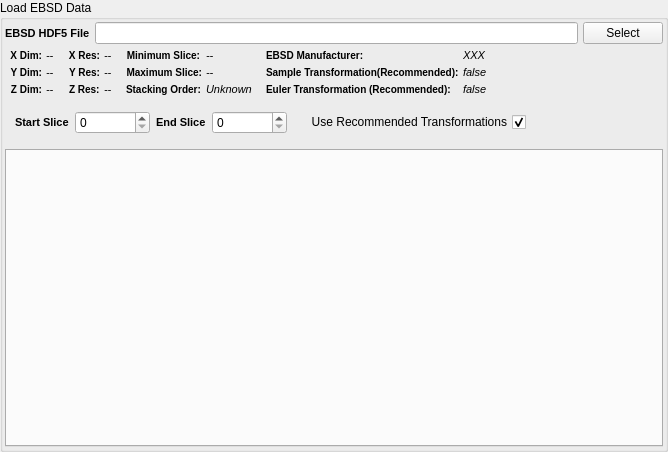
<?xml version="1.0" encoding="UTF-8"?>
<ui version="4.0">
 <class>QReadH5EbsdWidget</class>
 <widget class="QFilterWidget" name="QReadH5EbsdWidget">
  <property name="geometry">
   <rect>
    <x>0</x>
    <y>0</y>
    <width>668</width>
    <height>452</height>
   </rect>
  </property>
  <property name="windowTitle">
   <string>GroupBox</string>
  </property>
  <property name="title">
   <string>Load EBSD Data</string>
  </property>
  <property name="flat">
   <bool>false</bool>
  </property>
  <layout class="QVBoxLayout" name="verticalLayout">
   <property name="spacing">
    <number>5</number>
   </property>
   <property name="margin">
    <number>2</number>
   </property>
   <item>
    <layout class="QHBoxLayout" name="horizontalLayout">
     <property name="topMargin">
      <number>0</number>
     </property>
     <item>
      <widget class="QLabel" name="label">
       <property name="styleSheet">
        <string notr="true">QLabel {
font-weight: bold;
font-size: 11px;
}</string>
       </property>
       <property name="text">
        <string>EBSD HDF5 File</string>
       </property>
      </widget>
     </item>
     <item>
      <widget class="QFSDropLineEdit" name="m_InputFile">
       <property name="sizePolicy">
        <sizepolicy hsizetype="Expanding" vsizetype="Fixed">
         <horstretch>0</horstretch>
         <verstretch>0</verstretch>
        </sizepolicy>
       </property>
      </widget>
     </item>
     <item>
      <widget class="QPushButton" name="m_InputFileBtn">
       <property name="sizePolicy">
        <sizepolicy hsizetype="Maximum" vsizetype="Fixed">
         <horstretch>0</horstretch>
         <verstretch>0</verstretch>
        </sizepolicy>
       </property>
       <property name="text">
        <string>Select</string>
       </property>
      </widget>
     </item>
    </layout>
   </item>
   <item>
    <layout class="QGridLayout" name="gridLayout_2">
     <property name="rightMargin">
      <number>0</number>
     </property>
     <property name="spacing">
      <number>4</number>
     </property>
     <item row="1" column="0">
      <layout class="QFormLayout" name="formLayout_3">
       <property name="FieldGrowthPolicy">
        <enum>QFormLayout::AllNonFixedFieldsGrow</enum>
       </property>
       <property name="leftMargin">
        <number>5</number>
       </property>
       <property name="rightMargin">
        <number>5</number>
       </property>
       <item row="0" column="0">
        <widget class="QLabel" name="label_13">
         <property name="font">
          <font>
           <pointsize>-1</pointsize>
           <weight>75</weight>
           <bold>true</bold>
          </font>
         </property>
         <property name="styleSheet">
          <string notr="true">QLabel {
font-weight: bold;
font-size: 10px;
}</string>
         </property>
         <property name="text">
          <string>X Dim:</string>
         </property>
         <property name="alignment">
          <set>Qt::AlignRight|Qt::AlignTrailing|Qt::AlignVCenter</set>
         </property>
        </widget>
       </item>
       <item row="0" column="1">
        <widget class="QLabel" name="m_XDim">
         <property name="font">
          <font>
           <pointsize>-1</pointsize>
           <italic>true</italic>
          </font>
         </property>
         <property name="styleSheet">
          <string notr="true">QLabel {
  font-size: 11px;
  font-style: italic;
}</string>
         </property>
         <property name="text">
          <string>--</string>
         </property>
         <property name="scaledContents">
          <bool>true</bool>
         </property>
        </widget>
       </item>
       <item row="1" column="0">
        <widget class="QLabel" name="label_14">
         <property name="font">
          <font>
           <pointsize>-1</pointsize>
           <weight>75</weight>
           <bold>true</bold>
          </font>
         </property>
         <property name="styleSheet">
          <string notr="true">QLabel {
font-weight: bold;
font-size: 10px;
}</string>
         </property>
         <property name="text">
          <string>Y Dim:</string>
         </property>
         <property name="alignment">
          <set>Qt::AlignRight|Qt::AlignTrailing|Qt::AlignVCenter</set>
         </property>
        </widget>
       </item>
       <item row="1" column="1">
        <widget class="QLabel" name="m_YDim">
         <property name="font">
          <font>
           <pointsize>-1</pointsize>
           <italic>true</italic>
          </font>
         </property>
         <property name="styleSheet">
          <string notr="true">QLabel {
  font-size: 11px;
  font-style: italic;
}</string>
         </property>
         <property name="text">
          <string>--</string>
         </property>
         <property name="scaledContents">
          <bool>true</bool>
         </property>
        </widget>
       </item>
       <item row="2" column="0">
        <widget class="QLabel" name="label_15">
         <property name="font">
          <font>
           <pointsize>-1</pointsize>
           <weight>75</weight>
           <bold>true</bold>
          </font>
         </property>
         <property name="styleSheet">
          <string notr="true">QLabel {
font-weight: bold;
font-size: 10px;
}</string>
         </property>
         <property name="text">
          <string>Z Dim:</string>
         </property>
         <property name="alignment">
          <set>Qt::AlignRight|Qt::AlignTrailing|Qt::AlignVCenter</set>
         </property>
        </widget>
       </item>
       <item row="2" column="1">
        <widget class="QLabel" name="m_ZDim">
         <property name="font">
          <font>
           <pointsize>-1</pointsize>
           <italic>true</italic>
          </font>
         </property>
         <property name="styleSheet">
          <string notr="true">QLabel {
  font-size: 11px;
  font-style: italic;
}</string>
         </property>
         <property name="text">
          <string>--</string>
         </property>
         <property name="scaledContents">
          <bool>true</bool>
         </property>
        </widget>
       </item>
      </layout>
     </item>
     <item row="1" column="1">
      <layout class="QFormLayout" name="formLayout_4">
       <property name="labelAlignment">
        <set>Qt::AlignRight|Qt::AlignTrailing|Qt::AlignVCenter</set>
       </property>
       <property name="leftMargin">
        <number>5</number>
       </property>
       <property name="rightMargin">
        <number>5</number>
       </property>
       <item row="0" column="0">
        <widget class="QLabel" name="label_16">
         <property name="font">
          <font>
           <pointsize>-1</pointsize>
           <weight>75</weight>
           <bold>true</bold>
          </font>
         </property>
         <property name="styleSheet">
          <string notr="true">QLabel {
font-weight: bold;
font-size: 10px;
}</string>
         </property>
         <property name="text">
          <string>X Res:</string>
         </property>
         <property name="alignment">
          <set>Qt::AlignRight|Qt::AlignTrailing|Qt::AlignVCenter</set>
         </property>
        </widget>
       </item>
       <item row="0" column="1">
        <widget class="QLabel" name="m_XRes">
         <property name="font">
          <font>
           <pointsize>-1</pointsize>
           <italic>true</italic>
          </font>
         </property>
         <property name="styleSheet">
          <string notr="true">QLabel {
  font-size: 11px;
  font-style: italic;
}</string>
         </property>
         <property name="text">
          <string>--</string>
         </property>
         <property name="scaledContents">
          <bool>true</bool>
         </property>
        </widget>
       </item>
       <item row="1" column="0">
        <widget class="QLabel" name="label_17">
         <property name="font">
          <font>
           <pointsize>-1</pointsize>
           <weight>75</weight>
           <bold>true</bold>
          </font>
         </property>
         <property name="styleSheet">
          <string notr="true">QLabel {
font-weight: bold;
font-size: 10px;
}</string>
         </property>
         <property name="text">
          <string>Y Res:</string>
         </property>
         <property name="alignment">
          <set>Qt::AlignRight|Qt::AlignTrailing|Qt::AlignVCenter</set>
         </property>
        </widget>
       </item>
       <item row="1" column="1">
        <widget class="QLabel" name="m_YRes">
         <property name="font">
          <font>
           <pointsize>-1</pointsize>
           <italic>true</italic>
          </font>
         </property>
         <property name="styleSheet">
          <string notr="true">QLabel {
  font-size: 11px;
  font-style: italic;
}</string>
         </property>
         <property name="text">
          <string>--</string>
         </property>
         <property name="scaledContents">
          <bool>true</bool>
         </property>
        </widget>
       </item>
       <item row="2" column="0">
        <widget class="QLabel" name="label_200">
         <property name="font">
          <font>
           <pointsize>-1</pointsize>
           <weight>75</weight>
           <bold>true</bold>
          </font>
         </property>
         <property name="styleSheet">
          <string notr="true">QLabel {
font-weight: bold;
font-size: 10px;
}</string>
         </property>
         <property name="text">
          <string>Z Res:</string>
         </property>
        </widget>
       </item>
       <item row="2" column="1">
        <widget class="QLabel" name="m_ZRes">
         <property name="font">
          <font>
           <pointsize>-1</pointsize>
           <italic>true</italic>
          </font>
         </property>
         <property name="styleSheet">
          <string notr="true">QLabel {
  font-size: 11px;
  font-style: italic;
}</string>
         </property>
         <property name="text">
          <string>--</string>
         </property>
         <property name="scaledContents">
          <bool>true</bool>
         </property>
        </widget>
       </item>
      </layout>
     </item>
     <item row="1" column="2">
      <layout class="QFormLayout" name="formLayout">
       <property name="FieldGrowthPolicy">
        <enum>QFormLayout::FieldsStayAtSizeHint</enum>
       </property>
       <property name="labelAlignment">
        <set>Qt::AlignLeading|Qt::AlignLeft|Qt::AlignVCenter</set>
       </property>
       <property name="leftMargin">
        <number>5</number>
       </property>
       <property name="rightMargin">
        <number>5</number>
       </property>
       <item row="0" column="1">
        <widget class="QLabel" name="m_ZMin">
         <property name="font">
          <font>
           <pointsize>-1</pointsize>
           <italic>true</italic>
          </font>
         </property>
         <property name="styleSheet">
          <string notr="true">QLabel {
  font-size: 11px;
  font-style: italic;
}</string>
         </property>
         <property name="text">
          <string>--</string>
         </property>
         <property name="scaledContents">
          <bool>true</bool>
         </property>
        </widget>
       </item>
       <item row="1" column="0">
        <widget class="QLabel" name="label_54">
         <property name="font">
          <font>
           <pointsize>-1</pointsize>
           <weight>75</weight>
           <bold>true</bold>
          </font>
         </property>
         <property name="styleSheet">
          <string notr="true">QLabel {
font-weight: bold;
font-size: 10px;
}</string>
         </property>
         <property name="text">
          <string>Maximum Slice:</string>
         </property>
         <property name="alignment">
          <set>Qt::AlignRight|Qt::AlignTrailing|Qt::AlignVCenter</set>
         </property>
        </widget>
       </item>
       <item row="1" column="1">
        <widget class="QLabel" name="m_ZMax">
         <property name="font">
          <font>
           <pointsize>-1</pointsize>
           <italic>true</italic>
          </font>
         </property>
         <property name="styleSheet">
          <string notr="true">QLabel {
  font-size: 11px;
  font-style: italic;
}</string>
         </property>
         <property name="text">
          <string>--</string>
         </property>
         <property name="scaledContents">
          <bool>true</bool>
         </property>
        </widget>
       </item>
       <item row="0" column="0">
        <widget class="QLabel" name="label_7">
         <property name="font">
          <font>
           <pointsize>-1</pointsize>
           <weight>75</weight>
           <bold>true</bold>
          </font>
         </property>
         <property name="styleSheet">
          <string notr="true">QLabel {
font-weight: bold;
font-size: 10px;
}</string>
         </property>
         <property name="text">
          <string>Minimum Slice:</string>
         </property>
         <property name="alignment">
          <set>Qt::AlignRight|Qt::AlignTrailing|Qt::AlignVCenter</set>
         </property>
        </widget>
       </item>
       <item row="2" column="1">
        <widget class="QLabel" name="m_RefFrameZDir">
         <property name="font">
          <font>
           <pointsize>-1</pointsize>
           <italic>true</italic>
          </font>
         </property>
         <property name="styleSheet">
          <string notr="true">QLabel {
  font-size: 11px;
  font-style: italic;
}</string>
         </property>
         <property name="text">
          <string>Unknown</string>
         </property>
         <property name="scaledContents">
          <bool>true</bool>
         </property>
        </widget>
       </item>
       <item row="2" column="0">
        <widget class="QLabel" name="label_24">
         <property name="font">
          <font>
           <pointsize>-1</pointsize>
           <weight>75</weight>
           <bold>true</bold>
          </font>
         </property>
         <property name="styleSheet">
          <string notr="true">QLabel {
font-weight: bold;
font-size: 10px;
}</string>
         </property>
         <property name="text">
          <string>Stacking Order:</string>
         </property>
         <property name="scaledContents">
          <bool>false</bool>
         </property>
        </widget>
       </item>
      </layout>
     </item>
     <item row="1" column="3">
      <layout class="QFormLayout" name="formLayout_2">
       <property name="FieldGrowthPolicy">
        <enum>QFormLayout::AllNonFixedFieldsGrow</enum>
       </property>
       <property name="labelAlignment">
        <set>Qt::AlignLeading|Qt::AlignLeft|Qt::AlignVCenter</set>
       </property>
       <property name="leftMargin">
        <number>5</number>
       </property>
       <property name="rightMargin">
        <number>5</number>
       </property>
       <item row="0" column="0">
        <widget class="QLabel" name="label_23">
         <property name="font">
          <font>
           <pointsize>-1</pointsize>
           <weight>75</weight>
           <bold>true</bold>
          </font>
         </property>
         <property name="styleSheet">
          <string notr="true">QLabel {
font-weight: bold;
font-size: 10px;
}</string>
         </property>
         <property name="text">
          <string>EBSD Manufacturer:</string>
         </property>
         <property name="alignment">
          <set>Qt::AlignJustify|Qt::AlignVCenter</set>
         </property>
         <property name="wordWrap">
          <bool>false</bool>
         </property>
        </widget>
       </item>
       <item row="0" column="1">
        <widget class="QLabel" name="m_EbsdManufacturer">
         <property name="font">
          <font>
           <pointsize>-1</pointsize>
           <italic>true</italic>
          </font>
         </property>
         <property name="styleSheet">
          <string notr="true">QLabel {
  font-size: 11px;
  font-style: italic;
}</string>
         </property>
         <property name="text">
          <string>XXX</string>
         </property>
         <property name="scaledContents">
          <bool>true</bool>
         </property>
        </widget>
       </item>
       <item row="1" column="0">
        <widget class="QLabel" name="label_3">
         <property name="font">
          <font>
           <pointsize>-1</pointsize>
           <weight>75</weight>
           <bold>true</bold>
          </font>
         </property>
         <property name="styleSheet">
          <string notr="true">QLabel {
font-weight: bold;
font-size: 10px;
}</string>
         </property>
         <property name="text">
          <string>Sample Transformation(Recommended):</string>
         </property>
         <property name="alignment">
          <set>Qt::AlignJustify|Qt::AlignVCenter</set>
         </property>
         <property name="wordWrap">
          <bool>false</bool>
         </property>
        </widget>
       </item>
       <item row="1" column="1">
        <widget class="QLabel" name="m_SampleTransformationLabel">
         <property name="font">
          <font>
           <pointsize>-1</pointsize>
           <italic>true</italic>
          </font>
         </property>
         <property name="styleSheet">
          <string notr="true">QLabel {
  font-size: 11px;
  font-style: italic;
}</string>
         </property>
         <property name="text">
          <string>false</string>
         </property>
         <property name="scaledContents">
          <bool>true</bool>
         </property>
        </widget>
       </item>
       <item row="2" column="0">
        <widget class="QLabel" name="label_20">
         <property name="font">
          <font>
           <pointsize>-1</pointsize>
           <weight>75</weight>
           <bold>true</bold>
          </font>
         </property>
         <property name="styleSheet">
          <string notr="true">QLabel {
font-weight: bold;
font-size: 10px;
}</string>
         </property>
         <property name="text">
          <string>Euler Transformation (Recommended):</string>
         </property>
         <property name="alignment">
          <set>Qt::AlignJustify|Qt::AlignVCenter</set>
         </property>
         <property name="wordWrap">
          <bool>false</bool>
         </property>
        </widget>
       </item>
       <item row="2" column="1">
        <widget class="QLabel" name="m_EulerTransformationLabel">
         <property name="font">
          <font>
           <pointsize>-1</pointsize>
           <italic>true</italic>
          </font>
         </property>
         <property name="styleSheet">
          <string notr="true">QLabel {
  font-size: 11px;
  font-style: italic;
}</string>
         </property>
         <property name="text">
          <string>false</string>
         </property>
         <property name="scaledContents">
          <bool>true</bool>
         </property>
        </widget>
       </item>
      </layout>
     </item>
     <item row="1" column="4">
      <spacer name="horizontalSpacer">
       <property name="orientation">
        <enum>Qt::Horizontal</enum>
       </property>
       <property name="sizeHint" stdset="0">
        <size>
         <width>40</width>
         <height>20</height>
        </size>
       </property>
      </spacer>
     </item>
    </layout>
   </item>
   <item>
    <layout class="QGridLayout" name="gridLayout_3">
     <property name="sizeConstraint">
      <enum>QLayout::SetMaximumSize</enum>
     </property>
     <property name="horizontalSpacing">
      <number>6</number>
     </property>
     <property name="verticalSpacing">
      <number>4</number>
     </property>
     <property name="margin">
      <number>10</number>
     </property>
     <item row="0" column="5">
      <widget class="QCheckBox" name="m_UseTransformations">
       <property name="layoutDirection">
        <enum>Qt::RightToLeft</enum>
       </property>
       <property name="text">
        <string>Use Recommended Transformations</string>
       </property>
       <property name="checked">
        <bool>true</bool>
       </property>
      </widget>
     </item>
     <item row="0" column="3">
      <widget class="QSpinBox" name="m_ZEndIndex">
       <property name="minimumSize">
        <size>
         <width>75</width>
         <height>0</height>
        </size>
       </property>
      </widget>
     </item>
     <item row="0" column="6">
      <spacer name="horizontalSpacer_2">
       <property name="orientation">
        <enum>Qt::Horizontal</enum>
       </property>
       <property name="sizeHint" stdset="0">
        <size>
         <width>40</width>
         <height>20</height>
        </size>
       </property>
      </spacer>
     </item>
     <item row="0" column="2">
      <widget class="QLabel" name="label_6">
       <property name="styleSheet">
        <string notr="true">QLabel {
font-weight: bold;
font-size: 11px;
}</string>
       </property>
       <property name="text">
        <string>End Slice</string>
       </property>
      </widget>
     </item>
     <item row="0" column="1">
      <widget class="QSpinBox" name="m_ZStartIndex">
       <property name="minimumSize">
        <size>
         <width>75</width>
         <height>0</height>
        </size>
       </property>
      </widget>
     </item>
     <item row="0" column="0">
      <widget class="QLabel" name="label_5">
       <property name="styleSheet">
        <string notr="true">QLabel {
font-weight: bold;
font-size: 11px;
}</string>
       </property>
       <property name="text">
        <string>Start Slice</string>
       </property>
      </widget>
     </item>
     <item row="0" column="4">
      <spacer name="horizontalSpacer_3">
       <property name="orientation">
        <enum>Qt::Horizontal</enum>
       </property>
       <property name="sizeType">
        <enum>QSizePolicy::Fixed</enum>
       </property>
       <property name="sizeHint" stdset="0">
        <size>
         <width>12</width>
         <height>20</height>
        </size>
       </property>
      </spacer>
     </item>
    </layout>
   </item>
   <item>
    <widget class="ArraySelectionWidget" name="arraySelectionWidget"/>
   </item>
  </layout>
 </widget>
 <customwidgets>
  <customwidget>
   <class>QFSDropLineEdit</class>
   <extends>QLineEdit</extends>
   <header location="global">QFSDropLineEdit.h</header>
  </customwidget>
  <customwidget>
   <class>QFilterWidget</class>
   <extends>QGroupBox</extends>
   <header location="global">QFilterWidget.h</header>
   <container>1</container>
  </customwidget>
  <customwidget>
   <class>ArraySelectionWidget</class>
   <extends>QTabWidget</extends>
   <header location="global">ArraySelectionWidget.h</header>
   <container>1</container>
  </customwidget>
 </customwidgets>
 <resources/>
 <connections/>
</ui>
